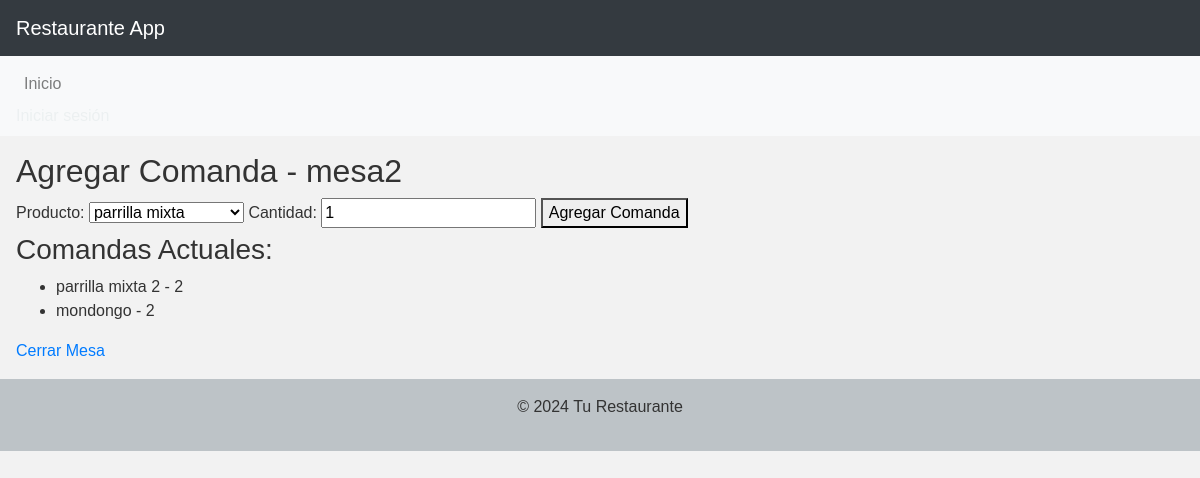
Screenshot of /agregar_comanda/13/ with the database file from the repository.
### restaurante_app/models.py (models this page shows, shortened)
class Mesa(models.Model):
    nombre = models.CharField(max_length=100)
    abierta = models.BooleanField(default=False)
    cliente_nombre = models.CharField(max_length=100, blank=True, null=True)
    cliente_identificacion = models.CharField(max_length=20, blank=True, null=True)
    total_diario = models.DecimalField(max_digits=10, decimal_places=2, default=0)

class Comanda(models.Model):
    mesa = models.ForeignKey(Mesa, on_delete=models.CASCADE)
    producto = models.ForeignKey(Producto, on_delete=models.CASCADE)
    cantidad = models.PositiveIntegerField(default=1)

class Producto(models.Model):
    nombre = models.CharField(max_length=100)
    descripcion = models.TextField()
    precio = models.DecimalField(max_digits=10, decimal_places=2)

### restaurante_app/views.py (the view, shortened to what this page needs)
# urls.py: path('agregar_comanda/<int:mesa_id>/', agregar_comanda, name='agregar_comanda'),
def agregar_comanda(request, mesa_id):
    mesa = get_object_or_404(Mesa, id=mesa_id)
    productos = Producto.objects.all()  # Obtén todos los productos, puedes ajustar esto según tus necesidades
    comandas = Comanda.objects.filter(mesa=mesa)
    return render(request, 'restaurante_app/agregar_comanda.html', {'mesa': mesa, 'productos': productos, 'comandas': comandas})

### restaurante_app/templates/restaurante_app/agregar_comanda.html (shortened to what this page needs)
{% extends 'base.html' %}
{% block content %}
    <h2>Agregar Comanda - {{ mesa.nombre }}</h2>
    <form method="post">
        <label for="producto">Producto:</label>
        <select name="producto_id" id="producto">
            {% for producto in productos %}
                <option value="{{ producto.id }}">{{ producto.nombre }}</option>
            {% endfor %}
        </select>
        <label for="cantidad">Cantidad:</label>
        <input type="number" name="cantidad" id="cantidad" min="1" value="1">
        <button type="submit">Agregar Comanda</button>
    </form>
    <h3>Comandas Actuales:</h3>
    <ul>
        {% for comanda in comandas %}
            <li>{{ comanda.producto.nombre }} - {{ comanda.cantidad }}</li>
        {% endfor %}
    </ul>
    <a href="{% url 'cerrar_mesa' mesa_id=mesa.id %}">Cerrar Mesa</a>
{% endblock %}

### restaurante_app/static/css/style.css (style rules this page uses)
body { font-family: 'Arial', sans-serif; background-color: #f2f2f2; color: #333; margin: 0; padding: 0; }

### rows the page displays
Mesa: nombre "mesa2"
Comanda: producto.nombre "parrilla mixta 2", cantidad "2"
Comanda: producto.nombre "mondongo", cantidad "2"

### other values shown
form field producto_id "parrilla mixta"
